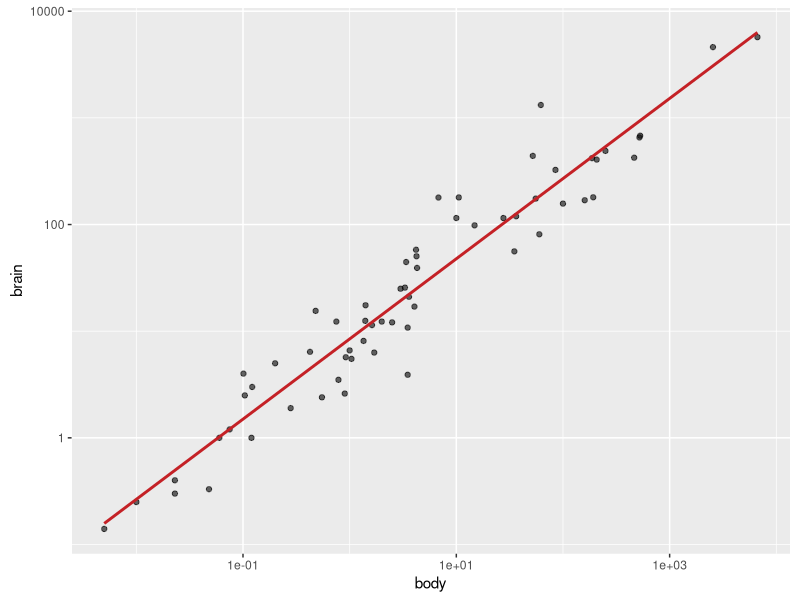
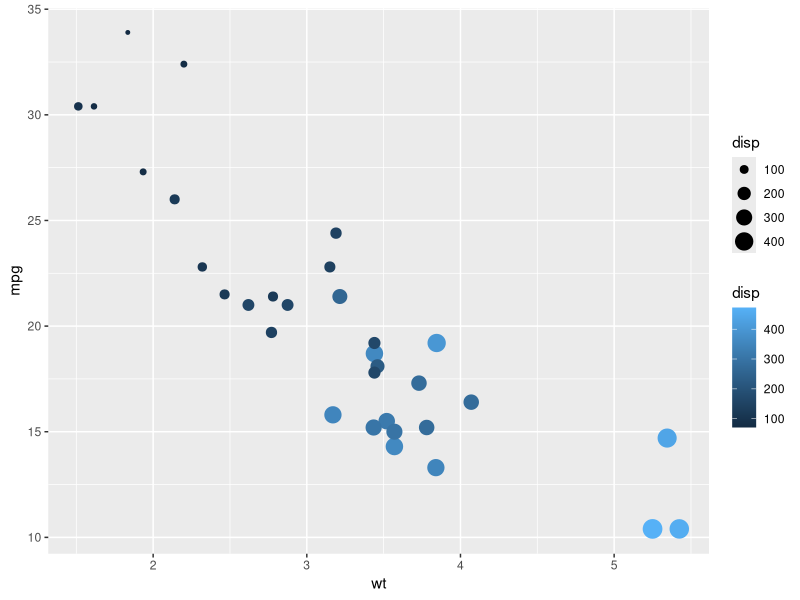
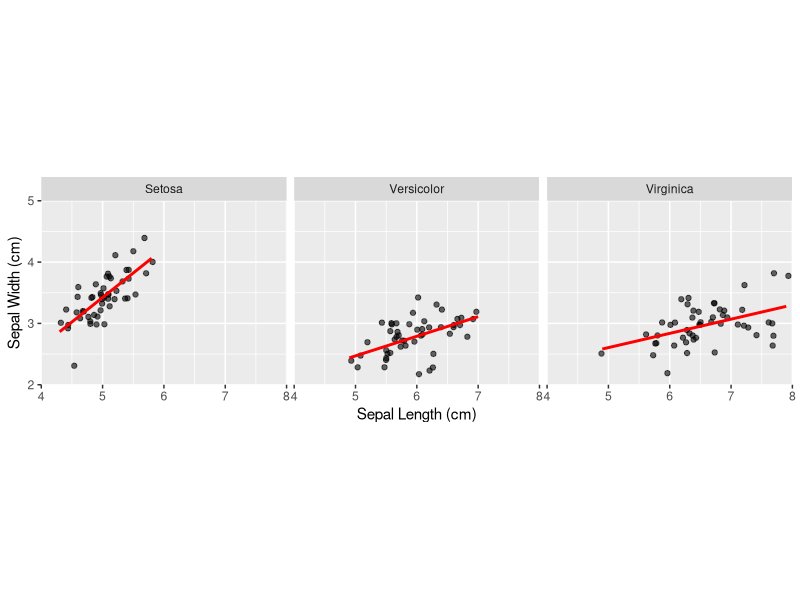
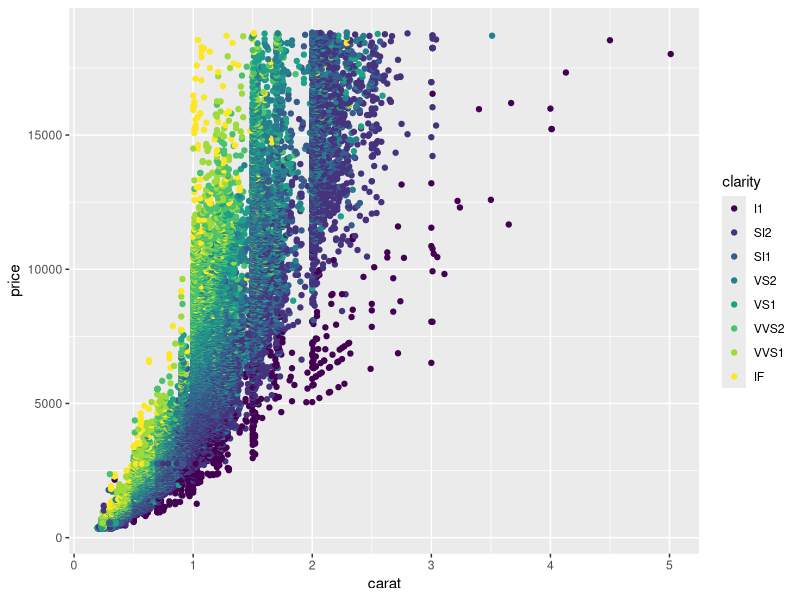
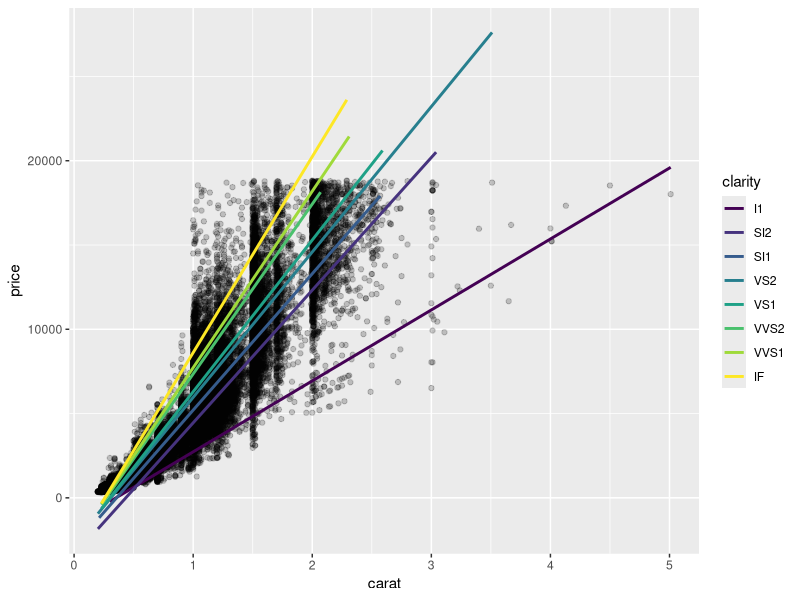

Recreate these plots in R, in order. (Note: this script raises an error after producing the figures.)


#-----------------------------------------------------------------------------
# libraries
#-----------------------------------------------------------------------------

library("ggplot2")

rm(list = ls())


#-----------------------------------------------------------------------------
# chapter 1 - Introduction
#-----------------------------------------------------------------------------

#install.packages("MASS")

library("MASS")

data <- MASS::mammals


ggplot(data = data, aes(x = body, y = brain)) + geom_point(alpha = 0.6) +
    coord_fixed() +
    scale_x_log10() +
    scale_y_log10() +
    stat_smooth(method = "lm", col = "#C42126", se = F)


ggplot(mtcars, aes(x = wt, y = mpg, size = disp, col = disp)) + geom_point()


levels(iris$Species) <- c("Setosa", "Versicolor", "Virginica") #correct labels

ggplot(iris, aes(x = Sepal.Length, y = Sepal.Width)) + 
    geom_jitter(alpha = 0.6) +
    facet_grid(. ~ Species) +
    stat_smooth(method = "lm", se = F, col = "red") +
    scale_y_continuous("Sepal Width (cm)", limits = c(2,5), expand = c(0,0)) +
    scale_x_continuous("Sepal Length (cm)", limits = c(4,8), expand = c(0,0)) +
    coord_equal() #equal x and y



dia_plot <- ggplot(diamonds, aes(x = carat, y = price))

dia_plot + geom_point(aes(col = clarity)) #aes() can be called within geom_points()


ggplot(diamonds, aes(x = carat, y = price)) +
    geom_point(alpha = 0.2) +
    geom_smooth(method = "lm", se = F, aes(col = clarity)) #aes() called within geom_smooth, model for each type clarity




#-----------------------------------------------------------------------------
# chapter 2 - Data
#-----------------------------------------------------------------------------

library(tidyr) #gather and spread function
library(dplyr)

iris.wide <- iris %>% ?

iris.tidy <- iris %>%
    gather(key, Value, -Species) %>% #- in front of categorical var
    separate(key, c("Part", "Measure"), "\\.") #seperate eg Sepal.Width into two vars

str(iris)
str(iris.tidy)

ggplot(iris.tidy, aes(x = Species, y = Value, col = Part)) +
    geom_jitter() +
    facet_grid(. ~ Measure)

ggplot(iris.wide, aes(x = Length, y = Width, col = Part)) +
    geom_jitter() +
    facet_grid(. ~ Species)



iris$Flower <- 1:nrow(iris)

iris.wide <- iris %>%
    gather(key, value, -Species, -Flower) %>%
    separate(key, c("Part", "Measure"), "\\.") %>%
    spread(Measure, value)


#-----------------------------------------------------------------------------
# chapter 3 - Aesthetics
#-----------------------------------------------------------------------------

mtcars$cyl <- as.factor(mtcars$cyl)

ggplot(mtcars, aes(x = wt, y = mpg, col = cyl)) + geom_point(shape = 13, size = 5)
ggplot(mtcars, aes(x = wt, y = mpg, fill = cyl)) + geom_point()
ggplot(mtcars, aes(x = wt, y = mpg, fill = cyl)) + geom_point(shape = 16, size = 6, alpha = 0.6)
ggplot(mtcars, aes(x = wt, y = mpg, size = cyl)) + geom_point()
ggplot(mtcars, aes(x = wt, y = mpg, alpha = cyl)) + geom_point()
ggplot(mtcars, aes(x = wt, y = mpg, shape = cyl)) + geom_point()
ggplot(mtcars, aes(x = wt, y = mpg, label = cyl)) + geom_text()


ggplot(mtcars, aes(x = wt, y = mpg, col = cyl)) + geom_point()
ggplot(mtcars, aes(x = wt, y = mpg, col = cyl)) + geom_point(col = "#123456")
ggplot(mtcars, aes(x = wt, y = mpg, fill = cyl)) + geom_point(size = 10, shape = 23, col = "#123456")
ggplot(mtcars, aes(x = wt, y = mpg, fill = cyl)) + geom_point(alpha = 0.5)
ggplot(mtcars, aes(x = wt, y = mpg, fill = cyl)) + geom_point(shape = 24, col = 'yellow')
ggplot(mtcars, aes(x = wt, y = mpg, fill = cyl)) + geom_text(label = "X", color = 'red', size = 10)


ggplot(mtcars, aes(x = mpg, y = qsec, col = factor(cyl))) + geom_point()
ggplot(mtcars, aes(x = mpg, y = qsec, col = factor(cyl), shape = factor(am))) + geom_point()
ggplot(mtcars, aes(x = mpg, y = qsec, col = factor(cyl), shape = factor(am), size = hp/wt)) + geom_point()
ggplot(mtcars, aes(x = mpg, y = qsec, col = factor(cyl), shape = factor(am), size = hp/wt)) + geom_text(aes(label = rownames(mtcars)))





#-----------------------------------------------------------------------------
# chapter 4 - Geometries
#-----------------------------------------------------------------------------


#-----------------------------------------------------------------------------
# chapter 5 - qplot and wrap-up
#-----------------------------------------------------------------------------



